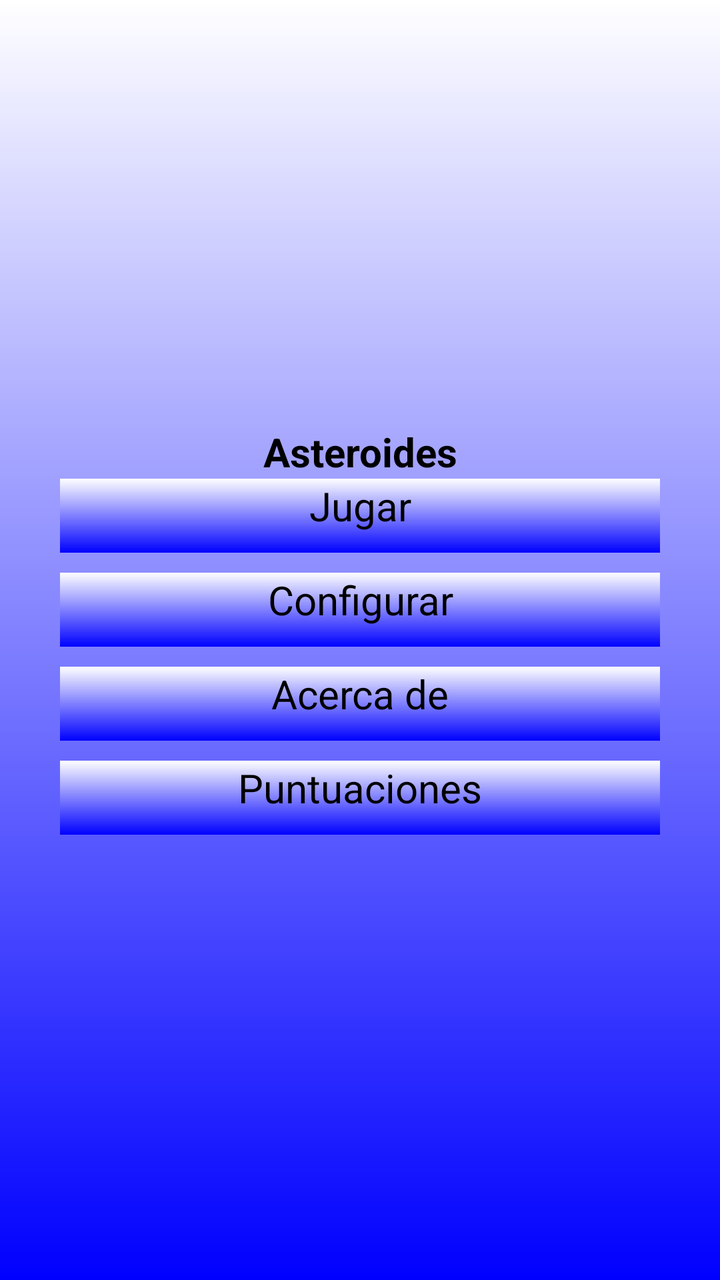
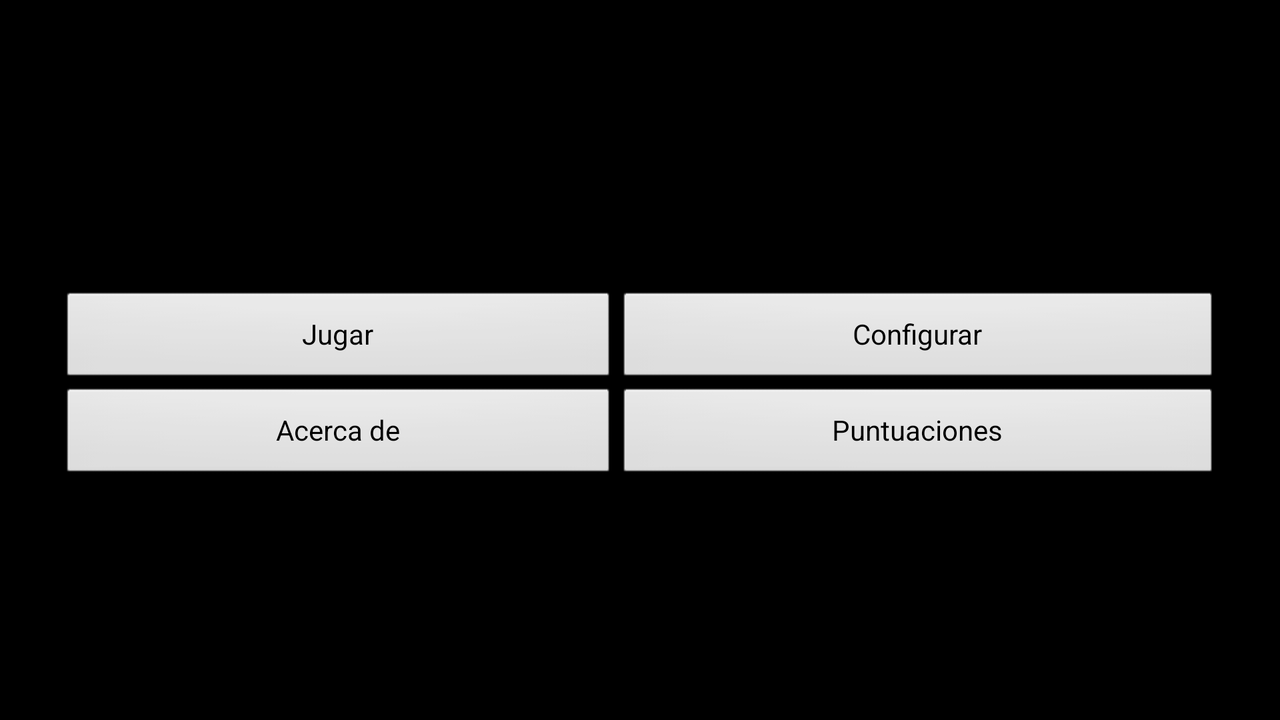

The same Android screen from two of the app's own layout files: first res/layout/ as a phone draws it, then the repository's variant for another configuration, drawn on a device whose configuration selects that folder. Both files follow.
<!-- AndroidManifest.xml: activity theme TemaAsteroides -->
<!-- res/layout/main.xml -->
<LinearLayout xmlns:android="http://schemas.android.com/apk/res/android"
    android:layout_width="fill_parent"
    android:layout_height="fill_parent"
    android:background="@drawable/degradado"
    android:gravity="center"
    android:orientation="vertical"
    android:padding="30dip" >

    <TextView
        android:id="@+id/tvCab"
        style="@style/TextoAsteroides"
        android:text="@string/cabecera" />

    <Button
        android:id="@+id/btJug"
        style="@style/TextoAsteroides.Botones"
        android:onClick="lanzarJuego"
        android:text="@string/jugar"/>

    <Button
        android:id="@+id/btCon"
        style="@style/TextoAsteroides.Botones"
        android:onClick="configuracion"
        android:text="@string/configurar" />

    <Button
        android:id="@+id/btAce"
        style="@style/TextoAsteroides.Botones"
        android:onClick="lanzarAcercaDe"
        android:text="@string/acerca" />

    <Button
        android:id="@+id/btSal"
        style="@style/TextoAsteroides.Botones"
        android:onClick="lanzarPuntuaciones"
        android:text="@string/puntuaciones" />

</LinearLayout>
<!-- resources referenced by this layout -->
<resources>
  <!-- drawable degradado (drawable) -->
  <?xml version="1.0" encoding="utf-8"?>
  <shape xmlns:android="http://schemas.android.com/apk/res/android" >
      <gradient 
          android:startColor="#FFFFFF"
          android:endColor="#0000FF"
          android:angle="270"/>
  
  </shape>
  <string name="acerca">Acerca de</string>
  <string name="cabecera">Asteroides</string>
  <string name="configurar">Configurar</string>
  <string name="jugar">Jugar</string>
  <string name="puntuaciones">Puntuaciones</string>
  <style name="TextoAsteroides">
          <item name="android:layout_width">fill_parent</item>
          <item name="android:layout_height">wrap_content</item>
          <item name="android:textColor">@color/Black</item>
          <item name="android:textStyle">bold</item>
          <item name="android:gravity">center</item>
          <item name="android:textSize">20sp</item>
      </style>
  <style name="TextoAsteroides.Botones">
                  <item name="android:textStyle">normal</item>
                  <item name="android:layout_marginBottom">10dip</item>
                  <item name="android:paddingBottom">10dip</item>
                  <item name="android:background">@drawable/degradado</item>
      </style>
  <style name="TemaAsteroides" parent="@android:style/Theme.NoTitleBar" />
  <color name="Black">#000000</color>
</resources>
<!-- res/layout-land/main.xml (the repository's variant of the layout above) -->
<!-- drawn on the phone turned sideways -->
<LinearLayout xmlns:android="http://schemas.android.com/apk/res/android"
    android:layout_width="fill_parent"
    android:layout_height="fill_parent"
    android:background="@drawable/fondo"
    android:gravity="center"
    android:orientation="vertical"
    android:padding="30dip" >

   <TextView
        android:id="@+id/tvCab"
       	style="@style/TextoAsteroides"
        android:text="@string/cabecera" />

    <TableLayout
        android:layout_width="fill_parent"
        android:layout_height="wrap_content"
        android:gravity="center"
        android:stretchColumns="*">

        <TableRow>

            <Button
                android:id="@+id/btJug"
                android:layout_width="fill_parent"
                android:layout_height="wrap_content"
                android:text="@string/jugar" />

            <Button
                android:id="@+id/btCon"
                android:layout_width="0dp"
                android:layout_height="wrap_content"
                android:text="@string/configurar" />
        </TableRow>

        <TableRow>

            <Button
                android:id="@+id/btAce"
                android:layout_width="fill_parent"
                android:layout_height="wrap_content"
                android:text="@string/acerca" />

            <Button
                android:id="@+id/btSal"
                android:layout_width="fill_parent"
                android:layout_height="wrap_content"
                android:text="@string/puntuaciones" />
        </TableRow>
    </TableLayout>

</LinearLayout>
<!-- resources referenced by the variant -->
<!-- as the phone turned sideways resolves them -->
<resources>
  <string name="acerca">Acerca de</string>
  <string name="cabecera">Asteroides</string>
  <string name="configurar">Configurar</string>
  <string name="jugar">Jugar</string>
  <string name="puntuaciones">Puntuaciones</string>
  <style name="TextoAsteroides">
          <item name="android:layout_width">fill_parent</item>
          <item name="android:layout_height">wrap_content</item>
          <item name="android:textColor">@color/Black</item>
          <item name="android:textStyle">bold</item>
          <item name="android:gravity">center</item>
          <item name="android:textSize">20sp</item>
      </style>
  <style name="TemaAsteroides" parent="@android:style/Theme.NoTitleBar" />
  <color name="Black">#000000</color>
</resources>
